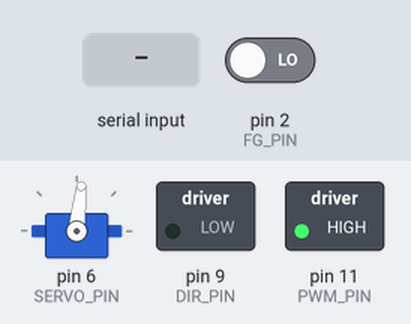
The sketch below on a simulated Arduino Uno, built with avr-gcc and run on an emulated ATmega328P. Shown: servo, switched loads named in the sketch (green lamp = pin HIGH). The inputs (shaded band) are chosen by the test bench; at power-on: pin 2 (FG_PIN) LOW. What the sketch prints to the serial monitor is not drawn.

Above: at 1.2 s.
1.3 s: "5\n" received over Serial
At 2.2 s:
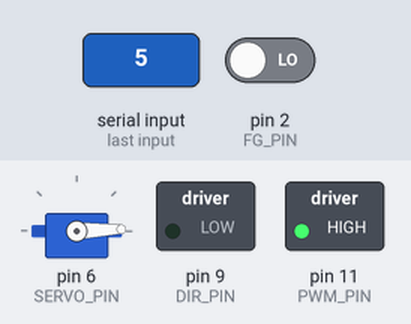
3.2 s: "90,45\n" received over Serial
At 4.2 s:
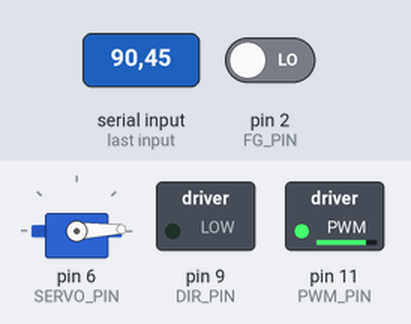
4.7 s: "200\n" received over Serial
At 5.3 s:
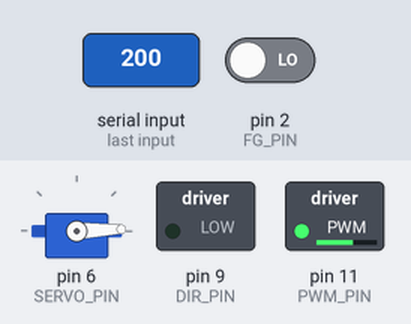
9.2 s: "90\n" received over Serial
At 9.9 s:
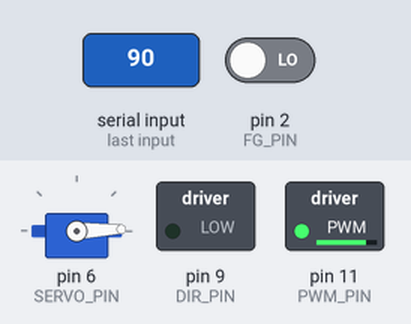
Timing chart, 0 to 11.7 s (numbered marks = the images above; inputs shaded):
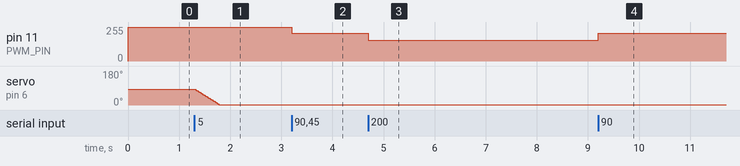

The sketch:

sketch_listen_servo_motor.ino
```cpp
#include <Servo.h>
#include <util/atomic.h>

#define PWM_PIN 11
#define FG_PIN 2
#define DIR_PIN 9
#define SERVO_PIN 6

int actualServo = 84;
int targetServo = 84;

// Positioning variables. Everything is in cm.
float x = 0, y = 0, theta = 0;
const float wheelDiam = 5.13;
volatile unsigned int pulses = 0;
bool forward = true;

unsigned long lastPosePrint = 0;
unsigned long lastServoUpdate =0;

void registerPulse () {
  ++pulses;
}

Servo myservo;
float predictedTurnRadius(int currentServo){
 if(currentServo == 84) return 10000000;
 float a = 0.000372471;
 float b = -5.71154;
 int angle = abs(currentServo-84);
 if(currentServo < 84){
  return -(1./(a*angle) + b);
 }
 return 1./(a*angle) + b;
}

void setup() {
  Serial.begin(115200);
  pinMode(DIR_PIN, OUTPUT); // direction control PIN 10 with direction wire
  pinMode(PWM_PIN, OUTPUT); // PWM PIN 11 with PWM wire
  myservo.attach(SERVO_PIN);
  myservo.write(actualServo);

  digitalWrite(DIR_PIN, LOW);
  analogWrite(PWM_PIN, 255);

  attachInterrupt(digitalPinToInterrupt(FG_PIN), registerPulse, RISING);

  // Send a ready signal after initialization
  Serial.println("READY");

}

void loop() {
  if (Serial.available())  {
    // Read the full line until newline
    String input = Serial.readStringUntil('\n');
    int num = input.toInt();  // convert the string to an integer
    if(num==6969){
      x = 0;
      y = 0;
      theta = 0;
    }
    else if (num % 2 == 0) {
      Serial.print("New motor speed: ");
      Serial.println(num / 2);
      digitalWrite(DIR_PIN, num >= 0 ? LOW : HIGH);
      if (num < 0) {
        forward = false;
      }
      if (num > 0) {
        forward = true;
      }
      analogWrite(PWM_PIN, 255 - abs(num / 2));
    } else  {
      targetServo = num / 2;
      Serial.print("New servo angle:");
      Serial.println(targetServo);

    }
  }

  if(micros() > lastServoUpdate + 5200 && actualServo != targetServo) {
    if (actualServo > targetServo) --actualServo;
    if (actualServo < targetServo) ++actualServo;
    myservo.write(actualServo);
    lastServoUpdate = micros();
  }
  int npulses;
  ATOMIC_BLOCK(ATOMIC_RESTORESTATE) {
    npulses = pulses;
    pulses = 0;
  }

  float shaftD = float(npulses) / 268.;

  float turnR = predictedTurnRadius(actualServo);

  // TODO: consider which back wheel slips how much

  float dTheta = (shaftD * wheelDiam * M_PI * (forward ? 1 : -1)) / (turnR + 5.2*(turnR>0 ? 1 : -1));

  // Coordinates are in ICR system. Idk coordinate systems here are a bit of a
  // mess.
  float xC = turnR;
  float yC = 12.5;
  float xCp = xC * cos(dTheta) - yC * sin(dTheta);
  float yCp = xC * sin(dTheta) + yC * cos(dTheta);
  x += (xCp - xC) * sin(theta) + (yCp - yC) * cos(theta);
  y += -(xCp - xC) * cos(theta) + (yCp - yC) * sin(theta);
  theta += dTheta;
  if (micros() > lastPosePrint + 10000) {
    Serial.print("[x=");
    Serial.print(x);
    Serial.print(",y=");
    Serial.print(y);
    Serial.print(",t=");
    Serial.print(theta);
    Serial.println("]");
    lastPosePrint = micros();
  }

}
```

Measured:
- after the input at 1.3 s, servo on pin 6 (SERVO_PIN): moves from 84° to 2° over 0.48 s, starting at once
- after the input at 3.2 s, pin 11 (PWM_PIN): 255/255 → 210/255 at once
- after the input at 4.7 s, pin 11 (PWM_PIN): 210/255 → 155/255 at once
- after the input at 9.2 s, pin 11 (PWM_PIN): 155/255 → 210/255 at once
